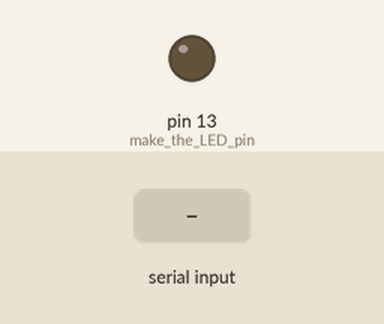
Recording of a sketch running on a simulated Arduino Uno, built with avr-gcc and run on an emulated ATmega328P. On the bench: output pins drawn as LEDs (lit = HIGH). Inputs (shaded band) come from the test bench.

Above: at 1.2 s.
1.3 s: "N" received over Serial
At 1.8 s:
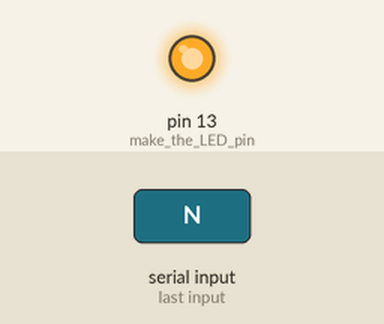
2.8 s: "F" received over Serial
At 4.2 s:
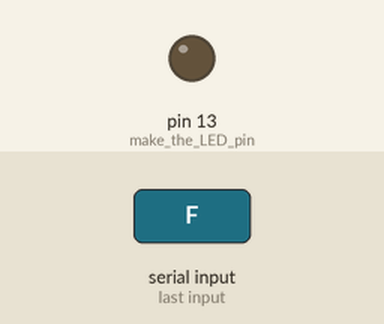
Timing chart, 0 to 5.8 s (numbered marks = the images above; inputs shaded):
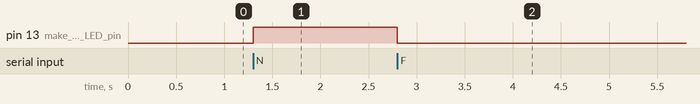

The sketch:

arduino.ino
```cpp
#include <Wire.h>
#include <ArduinoJson.h>

char data;
void setup() {
  Serial.begin(9600); //initialize serial COM at 9600 baudrate
  pinMode(LED_BUILTIN, OUTPUT); //make the LED pin (13) as output

}

void loop() {

  data = Serial.read();
if (data == 'N')
digitalWrite (LED_BUILTIN, HIGH);

else if (data == 'F')
digitalWrite (LED_BUILTIN, LOW);
}
```

Measured:
- after the input at 1.3 s, pin 13 (make_the_LED_pin): LOW → HIGH at once
- after the input at 2.8 s, pin 13 (make_the_LED_pin): HIGH → LOW at once
